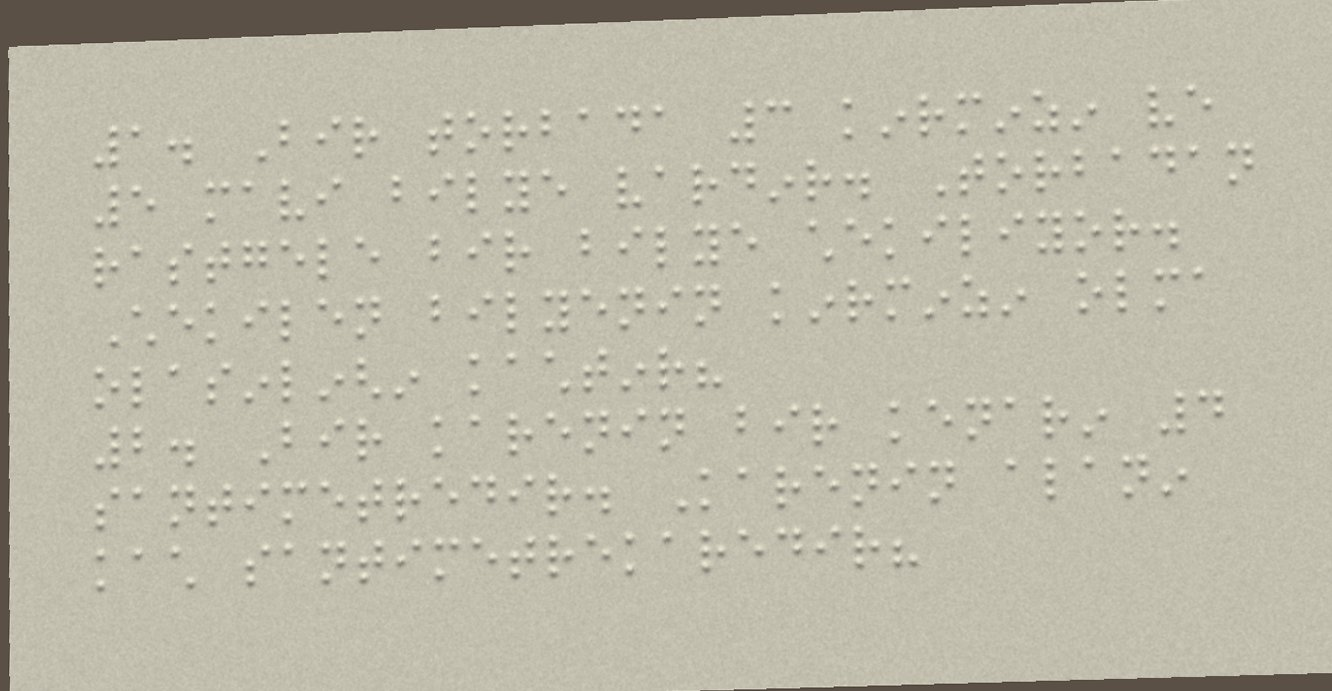
#> input picture braille/ornek/tr_sayfa1_kabartma.jpg, 1332 x 691 px
$ python -i nokta.py   (imports and definitions only)   (older library calls are emulated)
#> lines starting #> are read from the running program, lines starting #| are printed output that depends on the picture; after the words box and inside, x2 and y2 are one past the last pixel; in counts of white or black regions, pixels touching at a corner belong together
# Klasik görüntü işleme ile Braille okuma prototipi (yapay zekâ yok):
# kabartma noktaları bul → ızgaraya oturt → 2x3 hücreler → Unicode Braille satırları
import sys, json, math
import numpy as np, cv2
from scipy import ndimage

def detect_dots(gray, ink=False):
#> called with ink = False
    g = gray.astype(np.float32)
    g = g - cv2.GaussianBlur(g, (0, 0), 15)          # aydınlatma farklarını gider
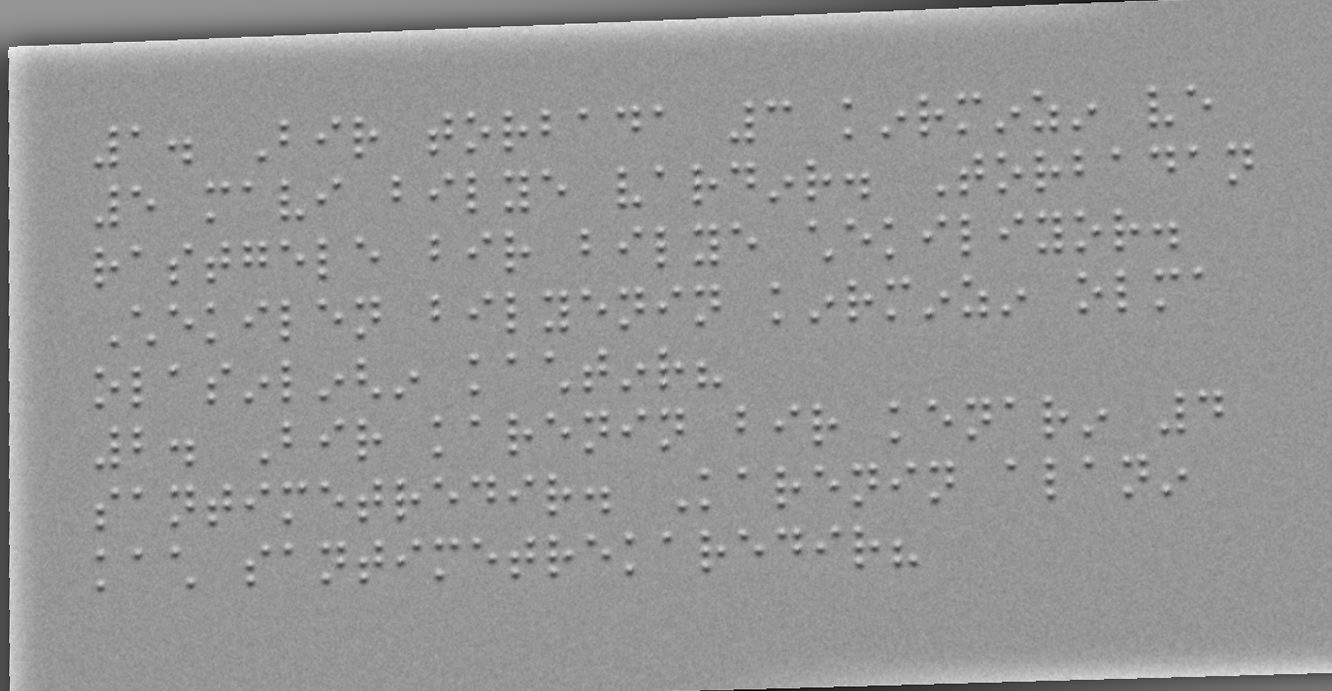
#> g: shape (691, 1332) float32; min -119.9, max 83.84, mean -0.1; drawn with min black and max white
    g = (g - g.mean()) / (g.std() + 1e-6)
    if ink:
        resp = -cv2.GaussianBlur(g, (0, 0), 2)         # mürekkep: koyu yuvarlak nokta
    else:
        # kabartma (ışık yukarıdan): noktanın üstü parlak, altı gölgeli → dikey türev deseni
        dy = cv2.Sobel(cv2.GaussianBlur(g, (0, 0), 1.5), cv2.CV_32F, 0, 1, ksize=5)
        resp = -dy                                     # yukarıdan aşağı parlaktan koyuya geçiş
    # nokta boyutunu kestir: farklı ölçeklerde LoG benzeri en güçlü tepki
    best = None
    for s in (1.5, 2.0, 2.5, 3.0, 4.0, 5.0):
        r = cv2.GaussianBlur(resp, (0, 0), s) * s
        mx = ndimage.maximum_filter(r, size=int(3 * s))
        pk = (r == mx) & (r > np.percentile(r, 99.0))
        n = pk.sum()
        score = r[pk].mean() if n else 0
        if best is None or score > best[0]: best = (score, s, r)
#> this loop made 6 passes
#> (n, score) on passes 1 to 6: (565, 157.6), (558, 167.4), (555, 162.7), (535, 147.2), (323, 120.9), (132, 113.2)
#> pass 1, in detect_dots, `pk = (r == mx) & (r > np.percentile(r, 99.0))`:
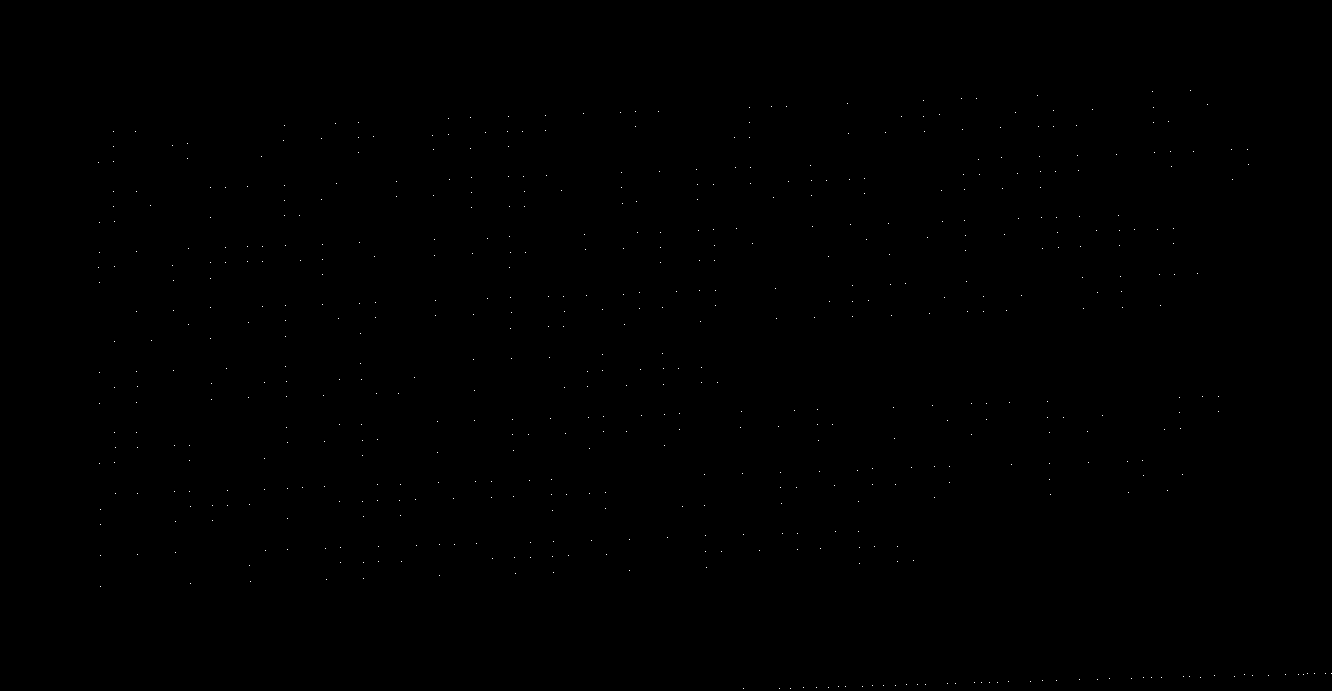
#> pk: shape (691, 1332) bool; 0.06% white in thin lines or dots, all inside (x1, y1, x2, y2) = (98, 90, 1332, 689)
#> after the loop:
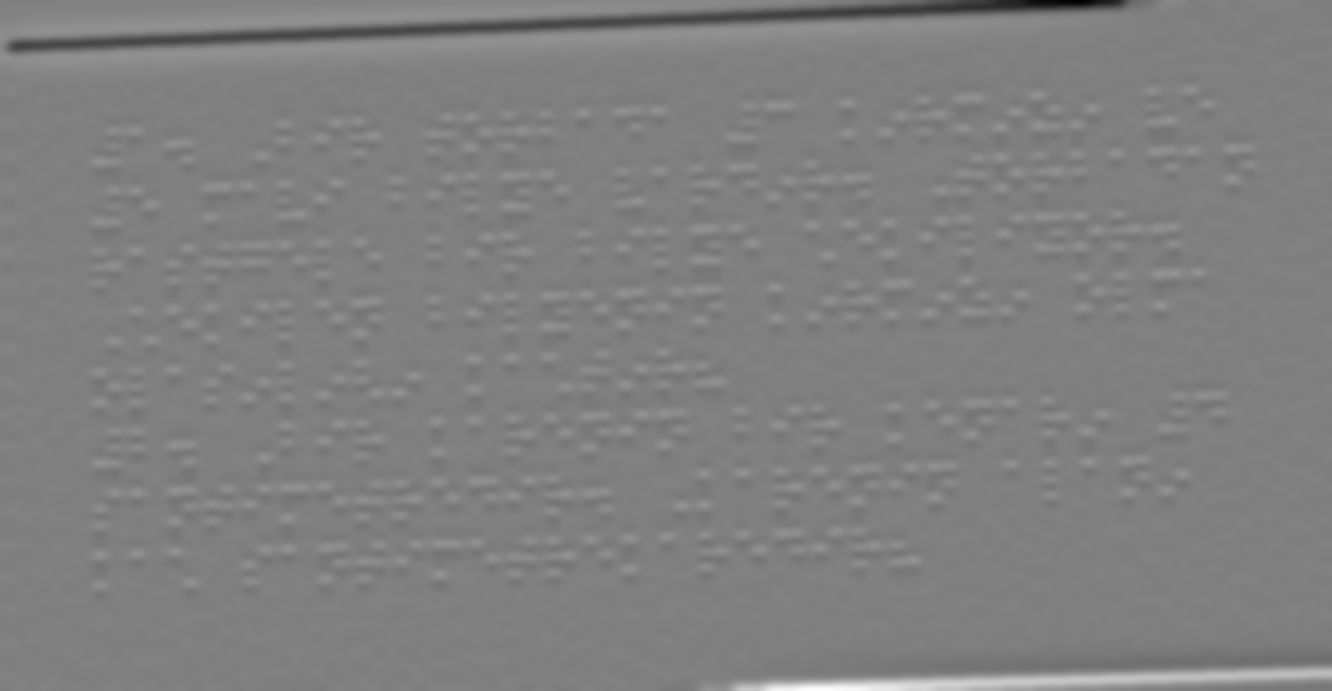
#> r: shape (691, 1332) float32; min -592.1, max 585.2, mean 0.3; drawn with min black and max white
    _, s, r = best
#> s = 2
    mx = ndimage.maximum_filter(r, size=int(3 * s))
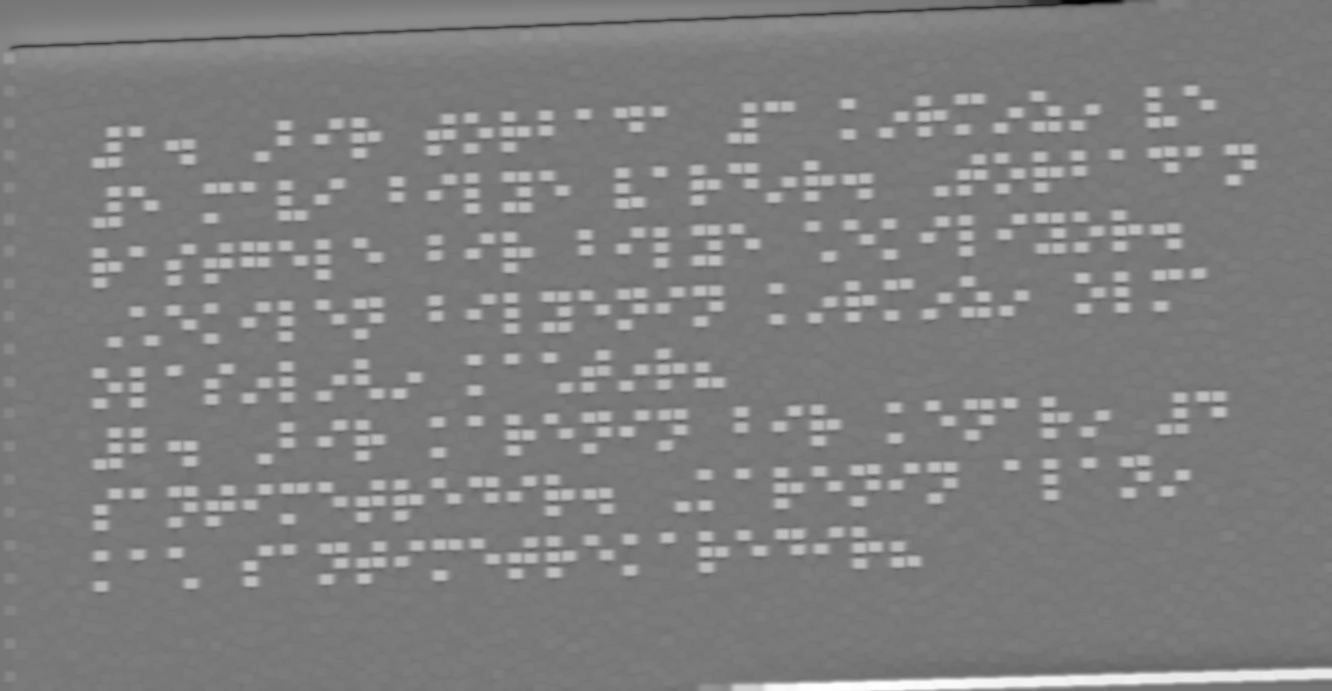
#> mx: shape (691, 1332) float32; min -275.3, max 312.5, mean 19; drawn with min black and max white
    thr = np.percentile(r, 98.5)
#> thr = 114.5
    ys, xs = np.nonzero((r == mx) & (r > thr))
#> ys = 558 values from 90 to 690; xs = 558 values, max 1325 at index 520, min 98 at index 75, mean 652.8
    vals = r[ys, xs]
#> vals = 558 values, max 312.5 at index 553, min 141.8 at index 360, mean 167.4
    # zayıf ve aşırı güçlü (leke) uç değerleri ele: medyanın belli katı altında olanları at
    keep = vals > 0.45 * np.median(vals)
    return np.stack([xs[keep], ys[keep]], 1).astype(np.float32), s

# [67 lines left out: functions pitch, cluster_1d, deskew, read_cells, not called in this run]

# [10 lines not run here, left out]

>>> import cv2
>>> picture = cv2.imread('../ornek/tr_sayfa1_kabartma.jpg', cv2.IMREAD_GRAYSCALE)
>>> result = detect_dots(picture)
#> result = 2 point arrays, longest 558 points
